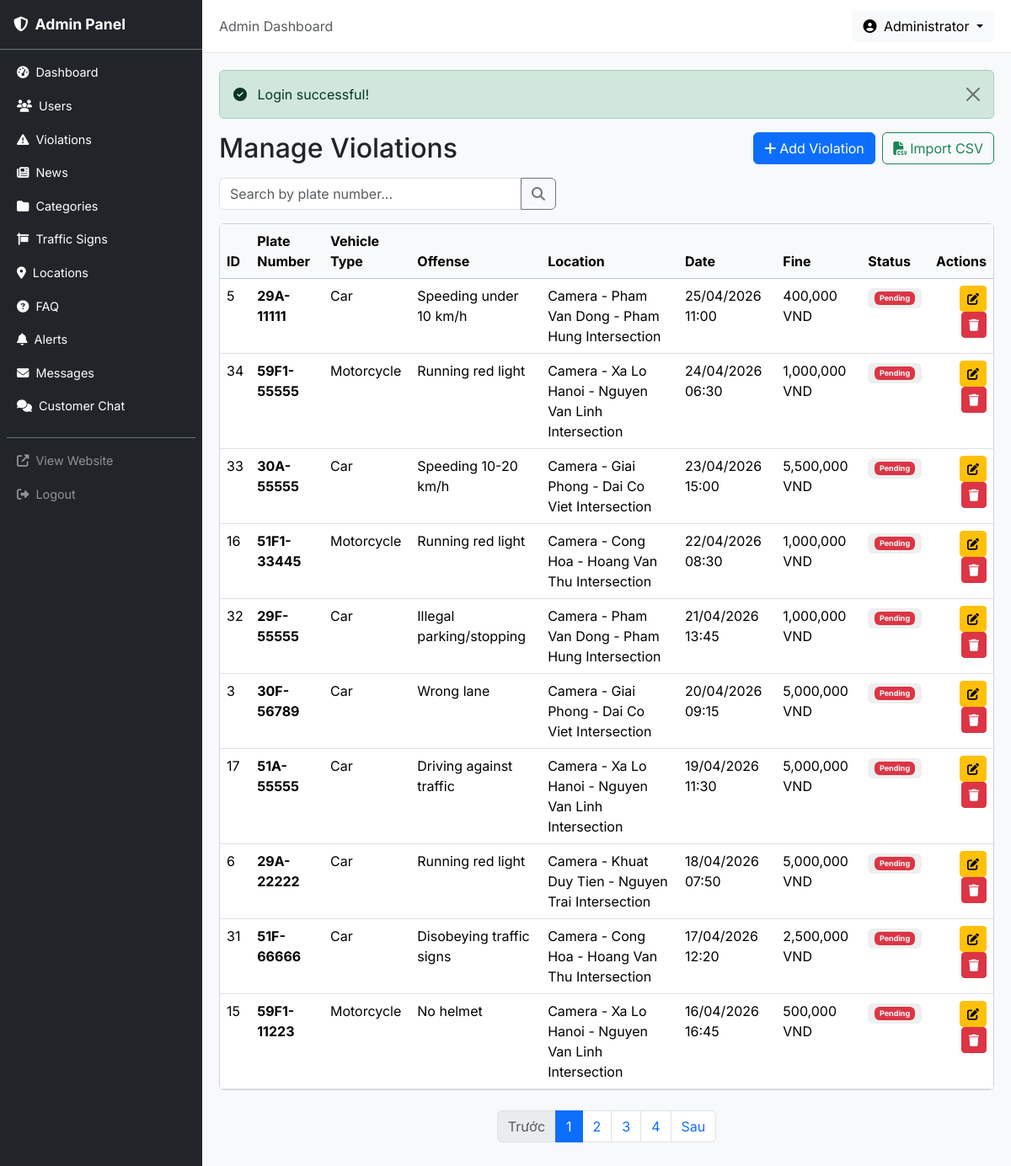
The page /admin/violations (signed in) on the database its author committed.
### tables this page shows
CREATE TABLE violations (
    id INT AUTO_INCREMENT PRIMARY KEY,
    plate_number VARCHAR(20) NOT NULL COMMENT 'Biển số xe',
    vehicle_type ENUM('car','motorcycle','electric_motorcycle') NOT NULL,
    violation_date DATETIME NOT NULL COMMENT 'Thời gian vi phạm',
    location_id INT NULL COMMENT 'Địa điểm vi phạm',
    offense_id INT NULL COMMENT 'Lỗi vi phạm',
    status ENUM('pending','processed','paid') NOT NULL DEFAULT 'pending' COMMENT 'Trạng thái xử lý',
    fine_amount VARCHAR(100) NULL COMMENT 'Mức phạt cụ thể',
    decision_number VARCHAR(50) NULL COMMENT 'Số quyết định',
    decision_date DATE NULL COMMENT 'Ngày ra quyết định',
    notes TEXT NULL,
    created_at DATETIME NOT NULL DEFAULT CURRENT_TIMESTAMP,
    updated_at DATETIME NULL ON UPDATE CURRENT_TIMESTAMP,
    FOREIGN KEY (location_id) REFERENCES locations(id) ON DELETE SET NULL,
    FOREIGN KEY (offense_id) REFERENCES offenses(id) ON DELETE SET NULL,
    INDEX idx_lookup (plate_number, vehicle_type),
    INDEX idx_plate (plate_number),
    INDEX idx_violation_date (violation_date),
    INDEX idx_status (status),
    INDEX idx_vehicle_type (vehicle_type)
);

CREATE TABLE offenses (
    id INT AUTO_INCREMENT PRIMARY KEY,
    name VARCHAR(255) NOT NULL COMMENT 'Tên lỗi',
    description TEXT NULL COMMENT 'Mô tả chi tiết',
    penalty VARCHAR(255) NULL COMMENT 'Mức phạt',
    category_id INT NULL,
    created_at DATETIME NOT NULL DEFAULT CURRENT_TIMESTAMP,
    updated_at DATETIME NULL ON UPDATE CURRENT_TIMESTAMP,
    FOREIGN KEY (category_id) REFERENCES offense_categories(id) ON DELETE SET NULL,
    INDEX idx_category (category_id)
);

CREATE TABLE locations (
    id INT AUTO_INCREMENT PRIMARY KEY,
    name VARCHAR(255) NOT NULL,
    type ENUM('camera','csgt','toll','inspection') NOT NULL,
    address VARCHAR(500) NULL,
    latitude DECIMAL(10,7) NOT NULL DEFAULT 0,
    longitude DECIMAL(10,7) NOT NULL DEFAULT 0,
    description TEXT NULL,
    status TINYINT NOT NULL DEFAULT 1,
    created_at DATETIME NOT NULL DEFAULT CURRENT_TIMESTAMP,
    updated_at DATETIME NULL ON UPDATE CURRENT_TIMESTAMP,
    INDEX idx_type (type),
    INDEX idx_status (status)
);

### app/core/Controller.php (called while the page is built, shortened)
<?php
class Controller
{
    protected function view(string $view, array $data = [], string $layout = 'client'): void
    {
        extract($data);
        $viewPath = __DIR__ . '/../views/' . $view . '.php';
        require $viewPath;
    }
    protected function input(string $key, mixed $default = null): mixed
    {
        $value = $_POST[$key] ?? $_GET[$key] ?? $default;
        if (is_string($value)) {
            $value = trim($value);
        }
        return $value;
    }
}

### app/controllers/admin/ViolationController.php (called while the page is built, shortened)
<?php
class ViolationController extends Controller
{
    public function index(): void
    {
        $model = new Violation();
        $page = (int)($this->input('page', 1));
        $search = trim($this->input('search', ''));
        $baseUrl = '/admin/violations';
        $conditions = [];
        $total = $model->count($conditions);
        $totalPages = max(1, (int) ceil($total / 10));
        $page = max(1, min($page, $totalPages));
        $offset = ($page - 1) * 10;
        if ($search) {
            $sql = "SELECT v.*, l.name as location_name, o.name as offense_name
                    FROM violations v
                    LEFT JOIN locations l ON v.location_id = l.id
                    LEFT JOIN offenses o ON v.offense_id = o.id
                    WHERE v.plate_number LIKE :search
                    ORDER BY v.violation_date DESC
                    LIMIT 10 OFFSET :offset";
            $stmt = $model->query($sql, ['search' => "%{$search}%", 'offset' => $offset]);
        } else {
            $items = $model->getAllWithDetails([], 'v.violation_date DESC', 10, $offset);
        }
        $data = [
            'title'       => 'Manage Violations',
            'items'       => $search ? $stmt->fetchAll() : $items,
            'total'       => $total,
            'page'        => $page,
            'per_page'    => 10,
            'total_pages' => $totalPages,
            'has_next'    => $page < $totalPages,
            'has_prev'    => $page > 1,
            'search'      => $search,
            'baseUrl'     => $baseUrl,
        ];
        $this->view('admin/violations/index', $data, 'admin');
    }
}

### public/index.php (called while the page is built, shortened)
<?php
spl_autoload_register(function (string $class): void {
    $prefix = 'App\\';
    $baseDir = __DIR__ . '/../app/';
    $relativeClass = substr($class, strlen($prefix));
    $parts = explode('\\', $relativeClass);
    $parts[0] = strtolower($parts[0]);
    if (count($parts) > 1 && $parts[0] === 'controllers') {
        $parts[1] = strtolower($parts[1]);
    }
    $file = $baseDir . implode('/', $parts) . '.php';
});
$router = new App\Core\Router();
$uri = $_SERVER['REQUEST_URI'] ?? '/';
$method = $_SERVER['REQUEST_METHOD'] ?? 'GET';
$router->dispatch($uri, $method);

### app/core/Database.php (called while the page is built, shortened)
<?php
class Database
{
    private static ?Database $instance = null;
    private \PDO $pdo;
    private function __construct()
    {
        $config = require __DIR__ . '/../../config/config.php';
        $dsn = sprintf(
            'mysql:host=%s;dbname=%s;charset=%s',
            $config['db_host'],
            $config['db_name'],
            $config['db_charset']
        );
        $this->pdo = new \PDO($dsn, $config['db_user'], $config['db_pass'], [
            \PDO::ATTR_ERRMODE            => \PDO::ERRMODE_EXCEPTION,
            \PDO::ATTR_DEFAULT_FETCH_MODE => \PDO::FETCH_ASSOC,
            \PDO::ATTR_EMULATE_PREPARES   => false,
        ]);
    }
    public static function getInstance(): self
    {
        if (self::$instance === null) {
            self::$instance = new self();
        }
        return self::$instance;
    }
    public function getConnection(): \PDO
    {
        return $this->pdo;
    }
}

### app/core/Model.php (called while the page is built, shortened)
<?php
class Model
{
    protected PDO $db;
    protected string $table = '';
    public function __construct()
    {
        $this->db = Database::getInstance()->getConnection();
    }
    public function count(array $conditions = []): int
    {
        $sql = "SELECT COUNT(*) FROM {$this->table}";
        $params = [];
        $stmt = $this->db->prepare($sql);
        $stmt->execute($params);
        return (int) $stmt->fetchColumn();
    }
}

### app/models/Violation.php (called while the page is built, shortened)
<?php
class Violation extends Model
{
    public function getAllWithDetails(array $conditions = [], string $orderBy = 'v.violation_date DESC', int $limit = 0, int $offset = 0): array
    {
        $sql = "SELECT v.*, l.name as location_name, o.name as offense_name
                FROM violations v
                LEFT JOIN locations l ON v.location_id = l.id
                LEFT JOIN offenses o ON v.offense_id = o.id";
        $params = [];
        $sql .= " ORDER BY {$orderBy}";
        if ($limit > 0) {
            $sql .= " LIMIT {$limit}";
        }
        $stmt = $this->db->prepare($sql);
        $stmt->execute($params);
        return $stmt->fetchAll();
    }
}

### app/core/Helper.php (called while the page is built, shortened)
<?php
class Helper
{
    public static function formatDateTime(string $datetime): string
    {
        $date = new \DateTime($datetime);
        return $date->format('d/m/Y H:i');
    }
}

### app/views/admin/violations/index.php (the view, shortened to what this page needs)
<?php
require __DIR__ . '/../../partials/alerts.php';
function statusBadge(string $status): string {
    return match($status) {
        'pending' => '<span class="badge bg-danger">Pending</span>',
        'processed' => '<span class="badge bg-warning text-dark">Processed</span>',
        'paid' => '<span class="badge bg-success">Paid</span>',
        default => '<span class="badge bg-secondary">'.$status.'</span>',
    };
}
function vehicleTypeLabel(string $type): string {
    return match($type) {
        'car' => 'Car',
        'motorcycle' => 'Motorcycle',
        'electric_motorcycle' => 'Electric Motorcycle',
        default => $type,
    };
}
?>
<div class="d-flex justify-content-between align-items-center mb-3">
    <h2 class="mb-0">Manage Violations</h2>
    <div>
        <a href="/admin/violations/create" class="btn btn-primary"><i class="fas fa-plus me-1"></i>Add Violation</a>
        <button type="button" class="btn btn-outline-success ms-1" data-bs-toggle="modal" data-bs-target="#importModal">
            <i class="fas fa-file-csv me-1"></i>Import CSV
        </button>
    </div>
</div>
<form method="GET" action="/admin/violations" class="mb-3">
    <div class="input-group" style="max-width:400px">
        <input type="text" name="search" class="form-control" placeholder="Search by plate number..."
               value="<?= htmlspecialchars($search ?? '', ENT_QUOTES, 'UTF-8') ?>">
        <button class="btn btn-outline-secondary" type="submit"><i class="fas fa-search"></i></button>
    </div>
</form>
<div class="card">
    <div class="card-body p-0">
        <table class="table table-hover mb-0">
            <thead class="table-light">
                <tr>
                    <th>ID</th>
                    <th>Plate Number</th>
                    <th>Vehicle Type</th>
                    <th>Offense</th>
                    <th>Location</th>
                    <th>Date</th>
                    <th>Fine</th>
                    <th>Status</th>
                    <th class="text-end">Actions</th>
                </tr>
            </thead>
            <tbody>
                <?php if (empty($items)): ?>
                    <tr><td colspan="9" class="text-center text-muted py-3">No violations found.</td></tr>
                <?php else:
                    foreach ($items as $v): ?>
                <tr>
                    <td><?= $v['id'] ?></td>
                    <td><strong><?= htmlspecialchars($v['plate_number'], ENT_QUOTES, 'UTF-8') ?></strong></td>
                    <td><?= vehicleTypeLabel($v['vehicle_type']) ?></td>
                    <td><?= htmlspecialchars($v['offense_name'] ?? '—', ENT_QUOTES, 'UTF-8') ?></td>
                    <td><?= htmlspecialchars($v['location_name'] ?? '—', ENT_QUOTES, 'UTF-8') ?></td>
                    <td><?= htmlspecialchars(\App\Core\Helper::formatDateTime($v['violation_date']), ENT_QUOTES, 'UTF-8') ?></td>
                    <td><?= htmlspecialchars($v['fine_amount'] ?? '—', ENT_QUOTES, 'UTF-8') ?></td>
                    <td>
                        <button type="button" class="badge border-0 toggle-status-btn"
                                style="cursor:pointer"
                                data-id="<?= $v['id'] ?>"
                                data-type="violation"
                                data-current-status="<?= $v['status'] ?>"
                                title="Click to change status">
                            <?= statusBadge($v['status']) ?>
                        </button>
                    </td>
                    <td class="text-end">
                        <a href="/admin/violations/<?= $v['id'] ?>/edit" class="btn btn-sm btn-warning" title="Edit"><i class="fas fa-edit"></i></a>
                        <form method="POST" action="/admin/violations/<?= $v['id'] ?>/delete" class="delete-form d-inline">
                            <button type="submit" class="btn btn-sm btn-danger" title="Delete"><i class="fas fa-trash"></i></button>
                        </form>
                    </td>
                </tr>
                <?php endforeach; endif; ?>
            </tbody>
        </table>
    </div>
</div>
<?php
$pagination = $data; require __DIR__ . '/../../partials/pagination.php';
?>

### app/core/Router.php (shortened to what this page needs)
<?php
class Router
{
    private array $routes = [];
    private function addRoute(string $method, string $uri, string $handler): void
    {
        $pattern = preg_replace('/\{([a-zA-Z_]+)\}/', '(?P<$1>[^/]+)', $uri);
        $pattern = '#^' . $pattern . '$#';
        $this->routes[] = [
            'method'  => $method,
            'pattern' => $pattern,
            'handler' => $handler,
        ];
    }
    public function dispatch(string $uri, string $method): void
    {
        $uri = parse_url($uri, PHP_URL_PATH);
        $uri = rtrim($uri, '/') ?: '/';
        foreach ($this->routes as $route) {
            if ($route['method'] !== strtoupper($method)) {
                continue;
            }
            if (preg_match($route['pattern'], $uri, $matches)) {
                $this->params = array_filter($matches, fn($key) => is_string($key), ARRAY_FILTER_USE_KEY);
                [$controllerPath, $action] = explode('@', $route['handler']);
                $controller = new $controllerClass();
                call_user_func_array([$controller, $action], array_values($this->params));
                return;
            }
        }
    }
}

### public/assets/css/admin.css (style rules this page uses)
:root { --sidebar-width: 240px; --primary: #1a56db; --primary-dark: #1e40af; }
body { font-family: 'Inter', 'Segoe UI', Tahoma, Geneva, Verdana, sans-serif; }

### rows shown on the page
violations: id "5", plate_number "29A-11111", vehicle_type "Car", offense.name "Speeding under 10 km/h", location.name "Camera - Pham Van Dong - Pham Hung Intersection", violation_date "25/04/2026 11:00", fine_amount "400,000 VND", status "Pending"
violations: id "34", plate_number "59F1-55555", vehicle_type "Motorcycle", offense.name "Running red light", location.name "Camera - Xa Lo Hanoi - Nguyen Van Linh Intersection", violation_date "24/04/2026 06:30", fine_amount "1,000,000 VND", status "Pending"
violations: id "33", plate_number "30A-55555", vehicle_type "Car", offense.name "Speeding 10-20 km/h", location.name "Camera - Giai Phong - Dai Co Viet Intersection", violation_date "23/04/2026 15:00", fine_amount "5,500,000 VND", status "Pending"
violations: id "16", plate_number "51F1-33445", vehicle_type "Motorcycle", offense.name "Running red light", location.name "Camera - Cong Hoa - Hoang Van Thu Intersection", violation_date "22/04/2026 08:30", fine_amount "1,000,000 VND", status "Pending"
violations: id "32", plate_number "29F-55555", vehicle_type "Car", offense.name "Illegal parking/stopping", location.name "Camera - Pham Van Dong - Pham Hung Intersection", violation_date "21/04/2026 13:45", fine_amount "1,000,000 VND", status "Pending"
violations: id "3", plate_number "30F-56789", vehicle_type "Car", offense.name "Wrong lane", location.name "Camera - Giai Phong - Dai Co Viet Intersection", violation_date "20/04/2026 09:15", fine_amount "5,000,000 VND", status "Pending"
violations: id "17", plate_number "51A-55555", vehicle_type "Car", offense.name "Driving against traffic", location.name "Camera - Xa Lo Hanoi - Nguyen Van Linh Intersection", violation_date "19/04/2026 11:30", fine_amount "5,000,000 VND", status "Pending"
violations: id "6", plate_number "29A-22222", vehicle_type "Car", offense.name "Running red light", location.name "Camera - Khuat Duy Tien - Nguyen Trai Intersection", violation_date "18/04/2026 07:50", fine_amount "5,000,000 VND", status "Pending"
violations: id "31", plate_number "51F-66666", vehicle_type "Car", offense.name "Disobeying traffic signs", location.name "Camera - Cong Hoa - Hoang Van Thu Intersection", violation_date "17/04/2026 12:20", fine_amount "2,500,000 VND", status "Pending"
violations: id "15", plate_number "59F1-11223", vehicle_type "Motorcycle", offense.name "No helmet", location.name "Camera - Xa Lo Hanoi - Nguyen Van Linh Intersection", violation_date "16/04/2026 16:45", fine_amount "500,000 VND", status "Pending"
